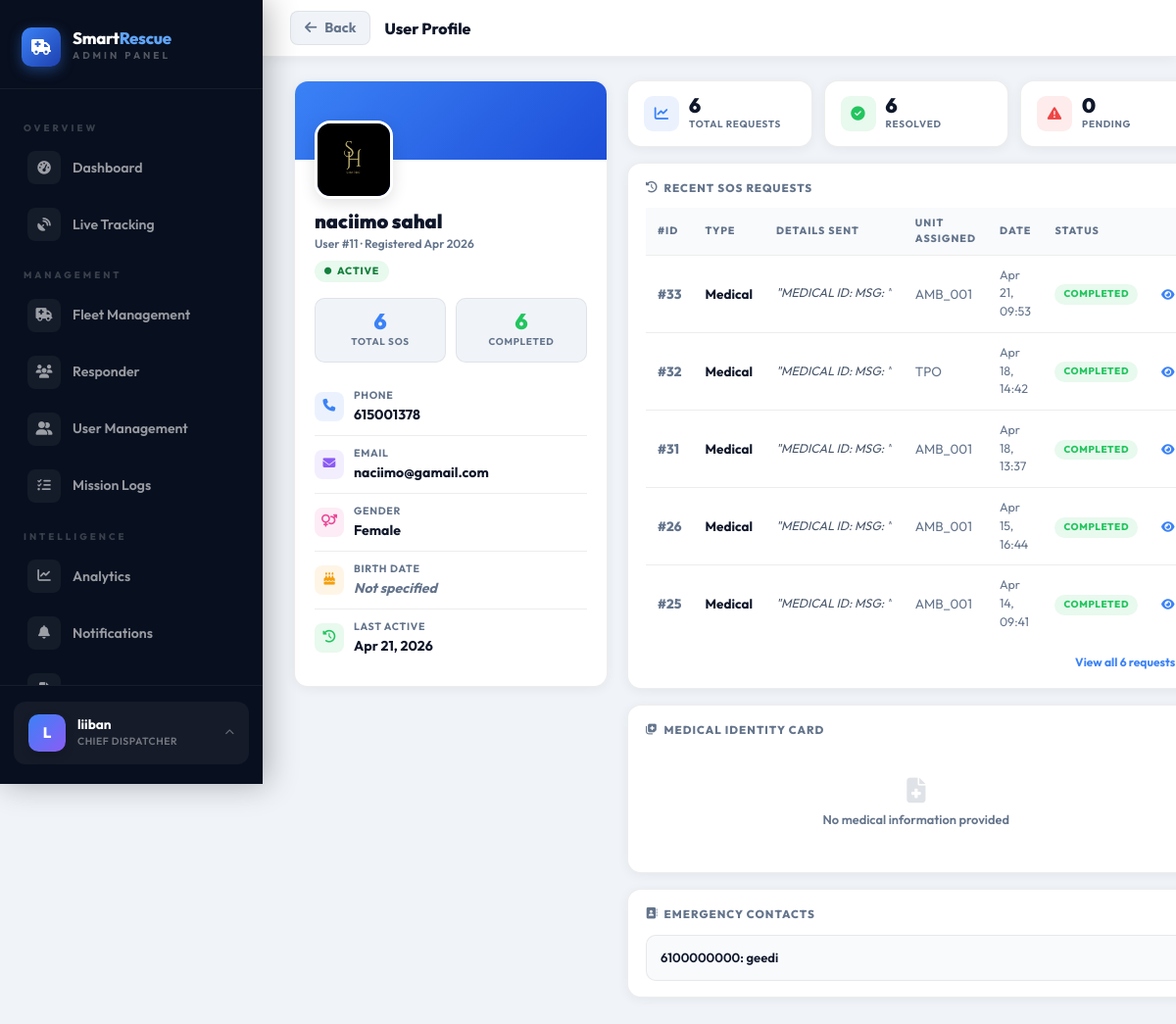
The page /admin/view_user.php?id=11 (signed in) on the database its author committed.
### tables this page shows
CREATE TABLE `system_settings` (
  `id` int(11) NOT NULL AUTO_INCREMENT,
  `setting_key` varchar(100) DEFAULT NULL,
  `setting_value` text DEFAULT NULL,
  `updated_at` timestamp NOT NULL DEFAULT current_timestamp() ON UPDATE current_timestamp(),
  PRIMARY KEY (`id`),
  UNIQUE KEY `setting_key` (`setting_key`)
);

CREATE TABLE `users` (
  `id` int(11) NOT NULL AUTO_INCREMENT,
  `fullname` varchar(100) NOT NULL,
  `phone` varchar(20) NOT NULL,
  `email` varchar(100) NOT NULL,
  `password` varchar(255) NOT NULL,
  `created_at` timestamp NOT NULL DEFAULT current_timestamp(),
  `role` varchar(50) NOT NULL DEFAULT 'user',
  `profile_image` varchar(255) DEFAULT NULL,
  `dark_mode` tinyint(1) DEFAULT 0,
  `medical_info` text DEFAULT NULL,
  `emergency_contacts` text DEFAULT NULL,
  `current_lat` decimal(10,8) DEFAULT NULL,
  `current_lng` decimal(11,8) DEFAULT NULL,
  `location_updated_at` timestamp NOT NULL DEFAULT current_timestamp() ON UPDATE current_timestamp(),
  `language` varchar(10) DEFAULT 'en',
  `date_format` varchar(10) DEFAULT 'dmy',
  `gps_enabled` tinyint(1) DEFAULT 1,
  `share_live_location` tinyint(1) DEFAULT 1,
  `location_history` tinyint(1) DEFAULT 0,
  `vibration_enabled` tinyint(1) DEFAULT 1,
  `notifications_enabled` tinyint(1) DEFAULT 1,
  `gps_access` tinyint(1) DEFAULT 1,
  `live_sos_location` tinyint(1) DEFAULT 1,
  `time_format_24h` tinyint(1) DEFAULT 1,
  `sound_alerts` tinyint(1) DEFAULT 1,
  `emergency_updates` tinyint(1) DEFAULT 1,
  `location_sharing` tinyint(1) DEFAULT 1,
  `auto_gps_tracking` tinyint(1) DEFAULT 1,
  `session_timeout` varchar(20) DEFAULT '30',
  `birth_date` date DEFAULT NULL,
  `gender` varchar(10) DEFAULT NULL,
  `last_session_id` varchar(255) DEFAULT NULL,
  PRIMARY KEY (`id`),
  UNIQUE KEY `email` (`email`)
);

CREATE TABLE `rescue_requests` (
  `id` int(11) NOT NULL AUTO_INCREMENT,
  `user_id` int(11) NOT NULL,
  `lat` decimal(10,8) DEFAULT NULL,
  `lng` decimal(11,8) DEFAULT NULL,
  `emergency_type` varchar(50) NOT NULL,
  `description` text DEFAULT NULL,
  `evidence_image` varchar(255) DEFAULT NULL,
  `status` varchar(50) DEFAULT 'pending',
  `created_at` timestamp NOT NULL DEFAULT current_timestamp(),
  `assigned_unit_id` int(11) DEFAULT NULL,
  `accuracy` float DEFAULT NULL,
  PRIMARY KEY (`id`)
);

CREATE TABLE `emergency_units` (
  `id` int(11) NOT NULL AUTO_INCREMENT,
  `status` enum('available','busy') DEFAULT 'available',
  `unit_name` varchar(100) DEFAULT NULL,
  `unit_type` varchar(50) DEFAULT NULL,
  `plate_number` varchar(50) DEFAULT NULL,
  `driver_id` int(11) DEFAULT NULL,
  `current_lat` decimal(10,8) DEFAULT NULL,
  `current_lng` decimal(11,8) DEFAULT NULL,
  PRIMARY KEY (`id`)
);

### admin/view_user.php (the view, shortened to what the rows shown need)
<?php
require_once '../config/db.php';
$user_id = mysqli_real_escape_string($conn, $_GET['id']);
$q = mysqli_query($conn, "SELECT * FROM users WHERE id='$user_id' AND role='user'");
$user = mysqli_fetch_assoc($q);
$q_last   = mysqli_query($conn, "SELECT created_at FROM rescue_requests WHERE user_id='$user_id' ORDER BY created_at DESC LIMIT 1");
$last_row    = mysqli_fetch_assoc($q_last);
$last_active = $last_row ? date('M d, Y', strtotime($last_row['created_at'])) : 'No activity';
$q_recent = mysqli_query($conn, "
    SELECT r.id, r.emergency_type, r.status, r.created_at, r.description, r.evidence_image,
           e.unit_name
    FROM rescue_requests r
    LEFT JOIN emergency_units e ON r.assigned_unit_id = e.id
    WHERE r.user_id = '$user_id'
    ORDER BY r.created_at DESC
    LIMIT 5
");
$recent_requests = [];
while ($row = mysqli_fetch_assoc($q_recent)) $recent_requests[] = $row;
?>
<!DOCTYPE html>
<html lang="en">
<head>
<link rel="stylesheet" href="https://cdn.jsdelivr.net/npm/bootstrap@5.3.2/dist/css/bootstrap.min.css">
<link rel="stylesheet" href="https://cdnjs.cloudflare.com/ajax/libs/font-awesome/6.5.0/css/all.min.css">
</head>
<body>
<?php include 'includes/sidebar.php'; ?>
<div class="main-wrapper">
  <div class="content">
    <div class="layout">
      <div>
        <div class="profile-card">
          <div class="profile-body">
            <div class="avatar-wrap">
              <div class="avatar">
                <?php if (!empty($user['profile_image'])): ?>
                  <img src="../<?= htmlspecialchars($user['profile_image']) ?>" alt="">
                <?php else: ?>
                  <?= strtoupper(substr($user['fullname'] ?? 'U', 0, 1)) ?>
                <?php endif; ?>
              </div>
            </div>
            <div class="profile-name"><?= htmlspecialchars($user['fullname']) ?></div>
            <div class="profile-sub">User #<?= $user['id'] ?> · Registered <?= date('M Y', strtotime($user['created_at'])) ?></div>
            <div class="profile-badge badge-active"><i class="fa fa-circle" style="font-size:0.45rem"></i> Active</div>
            <div class="stat-pills">
              <div class="stat-pill">
              </div>
              <div class="stat-pill">
              </div>
            </div>
            <div style="margin-top:16px;">
              <div class="info-row">
                <div>
                  <div class="info-label">Phone</div>
                  <div class="info-val"><?= htmlspecialchars($user['phone']) ?></div>
                </div>
              </div>
              <div class="info-row">
                <div>
                  <div class="info-label">Email</div>
                  <div class="info-val" style="<?= empty($user['email']) ? 'color:var(--muted);font-style:italic' : '' ?>"><?= htmlspecialchars($user['email'] ?: 'Not provided') ?></div>
                </div>
              </div>
              <div class="info-row">
                <div>
                  <div class="info-label">Gender</div>
                  <div class="info-val" style="<?= empty($user['gender']) ? 'color:var(--muted);font-style:italic' : '' ?>"><?= htmlspecialchars($user['gender'] ?: 'Not specified') ?></div>
                </div>
              </div>
              <div class="info-row">
              </div>
              <div class="info-row">
                <div>
                  <div class="info-label">Last Active</div>
                  <div class="info-val"><?= $last_active ?></div>
                </div>
              </div>
            </div>
          </div>
        </div>
      </div>
      <div>
        <div class="card-box">
          <?php if (empty($recent_requests)): ?>
          <div class="empty-small"><i class="fa fa-inbox"></i>No rescue requests yet</div>
          <?php else: ?>
          <div style="overflow-x:auto;">
            <table class="req-table">
              <thead>
                <tr>
                  <th>#ID</th>
                  <th>Type</th>
                  <th>Details Sent</th>
                  <th>Unit Assigned</th>
                  <th>Date</th>
                  <th>Status</th>
                  <th></th>
                </tr>
              </thead>
              <tbody>
                <?php foreach($recent_requests as $r): ?>
                <tr>
                  <td style="font-weight:800;color:var(--muted)">#<?= $r['id'] ?></td>
                  <td style="font-weight:700"><?= htmlspecialchars($r['emergency_type'] ?: '—') ?></td>
                  <td>
                    <?php
                    if (!empty($r['description'])) {
                        echo '<div style="font-size:0.78rem;color:#475569;font-style:italic;max-width:180px;white-space:nowrap;overflow:hidden;text-overflow:ellipsis;" title="' . htmlspecialchars($r['description']) . '">"' . htmlspecialchars($r['description']) . '"</div>';
                    }
                    ?>
                  </td>
                  <td style="color:var(--muted)"><?= htmlspecialchars($r['unit_name'] ?: '—') ?></td>
                  <td style="color:var(--muted);font-size:0.78rem"><?= date('M d, H:i', strtotime($r['created_at'])) ?></td>
                  <td><span class="status-chip chip-<?= $r['status'] ?>"><?= ucfirst($r['status']) ?></span></td>
                  <td><a href="incident.php?id=<?= $r['id'] ?>" style="color:var(--accent);font-size:0.75rem;font-weight:700;text-decoration:none;"><i class="fa fa-eye"></i></a></td>
                </tr>
                <?php endforeach; ?>
              </tbody>
            </table>
          </div>
          <?php endif; ?>
        </div>
        <?php if (!empty($user['emergency_contacts'])): ?>
        <div class="card-box">
          <div class="section-title"><i class="fa fa-address-book"></i> Emergency Contacts</div>
          <div class="medical-pre"><?= htmlspecialchars($user['emergency_contacts']) ?></div>
        </div>
        <?php endif; ?>
      </div>
    </div>
  </div>
</div>
</body>
</html>

### admin/includes/sidebar.php (shortened to what the rows shown need)
<?php
$current_page = basename($_SERVER['PHP_SELF']);
function navActive($page, $current) {
    return $page === $current ? 'active' : '';
}
if (!function_exists('t')) {
    require_once __DIR__ . '/lang.php';
}
?>
<aside class="sidebar">
    <a href="index.php" class="sidebar-brand">
        <div>
            <div class="sidebar-brand-text">Smart<span>Rescue</span></div>
            <div class="sidebar-brand-sub"><?= t('Admin Panel') ?></div>
        </div>
    </a>
    <nav class="sidebar-nav">
        <div class="nav-section-label"><?= t('Overview') ?></div>
        <a href="index.php" class="nav-item-link <?= navActive('index.php', $current_page) ?>">
            <span class="nav-icon"><i class="fa fa-gauge-high"></i></span>
            <?= t('Dashboard') ?>
        </a>
        <a href="live-tracking.php" class="nav-item-link <?= navActive('live-tracking.php', $current_page) ?>">
            <span class="nav-icon"><i class="fa fa-satellite-dish"></i></span>
            <?= t('Live Tracking') ?>
        </a>
        <div class="nav-section-label"><?= t('Management') ?></div>
        <a href="fleet.php" class="nav-item-link <?= navActive('fleet.php', $current_page) ?>">
            <span class="nav-icon"><i class="fa fa-truck-medical"></i></span>
            <?= t('Fleet Management') ?>
        </a>
        <a href="team.php" class="nav-item-link <?= navActive('team.php', $current_page) ?>">
            <span class="nav-icon"><i class="fa fa-users"></i></span>
            <?= t('Responder') ?>
        </a>
        <a href="users.php" class="nav-item-link <?= navActive('users.php', $current_page) ?>">
            <span class="nav-icon"><i class="fa fa-user-group"></i></span>
            <?= t('User Management') ?>
        </a>
        <a href="view-requests.php" class="nav-item-link <?= navActive('view-requests.php', $current_page) ?>">
            <span class="nav-icon"><i class="fa fa-list-check"></i></span>
            <?= t('Mission Logs') ?>
        </a>
        <div class="nav-section-label"><?= t('Intelligence') ?></div>
        <a href="analytics.php" class="nav-item-link <?= navActive('analytics.php', $current_page) ?>">
            <span class="nav-icon"><i class="fa fa-chart-line"></i></span>
            <?= t('Analytics') ?>
        </a>
        <a href="notifications.php" class="nav-item-link <?= navActive('notifications.php', $current_page) ?>">
            <span class="nav-icon"><i class="fa fa-bell"></i></span>
            <?= t('Notifications') ?>
        </a>
        <a href="reports.php" class="nav-item-link <?= navActive('reports.php', $current_page) ?>">
            <span class="nav-icon"><i class="fa fa-file-lines"></i></span>
        </a>
    </nav>
</aside>

### rows shown on the page
system_settings: setting_value "ADMIN PANEL", setting_value "OVERVIEW", setting_value "Dashboard", setting_value "Live Tracking", setting_value "MANAGEMENT", setting_value "Fleet Management", setting_value "Responder", setting_value "User Management", setting_value "Mission Logs", setting_value "INTELLIGENCE", setting_value "Analytics", setting_value "Notifications"
users: profile_image (picture), fullname "naciimo sahal", id "11", created_at "Apr 2026", phone "615001378", email "naciimo@gamail.com", gender "Female", emergency_contacts "6100000000: geedi"
rescue_requests: created_at "Apr 21, 2026", id "33", emergency_type "Medical", description "MEDICAL ID: MSG:", emergency_units.unit_name "AMB_001", created_at "Apr 21, 09:53", status "COMPLETED"
rescue_requests: id "32", emergency_type "Medical", description "MEDICAL ID: MSG:", emergency_units.unit_name "TPO", created_at "Apr 18, 14:42", status "COMPLETED"
rescue_requests: id "31", emergency_type "Medical", description "MEDICAL ID: MSG:", emergency_units.unit_name "AMB_001", created_at "Apr 18, 13:37", status "COMPLETED"
rescue_requests: id "26", emergency_type "Medical", description "MEDICAL ID: MSG:", emergency_units.unit_name "AMB_001", created_at "Apr 15, 16:44", status "COMPLETED"
rescue_requests: id "25", emergency_type "Medical", description "MEDICAL ID: MSG:", emergency_units.unit_name "AMB_001", created_at "Apr 14, 09:41", status "COMPLETED"

### other values the page prints
substr($_SESSION['fullname'] ?? 'A', 0, 1) "L"
$_SESSION['fullname'] "liiban"
$total_reqs "6"
$done_reqs "6"
$pending_reqs "0"
